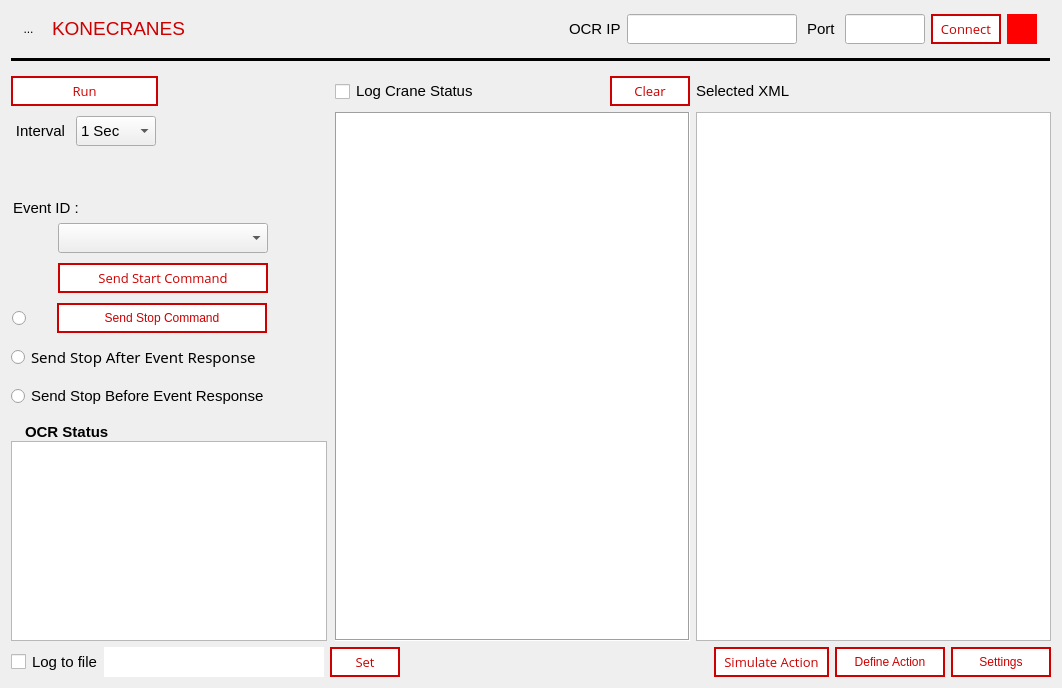
<?xml version="1.0" encoding="UTF-8"?>
<ui version="4.0">
 <class>CSSOpertion</class>
 <widget class="QWidget" name="CSSOpertion">
  <property name="geometry">
   <rect>
    <x>0</x>
    <y>0</y>
    <width>1062</width>
    <height>688</height>
   </rect>
  </property>
  <property name="windowTitle">
   <string>CSSOpertion</string>
  </property>
  <property name="styleSheet">
   <string notr="true"/>
  </property>
  <layout class="QVBoxLayout" name="verticalLayout_5">
   <item>
    <layout class="QHBoxLayout" name="horizontalLayout_16">
     <property name="spacing">
      <number>6</number>
     </property>
     <property name="topMargin">
      <number>3</number>
     </property>
     <property name="rightMargin">
      <number>1</number>
     </property>
     <item>
      <widget class="QToolButton" name="toolButton">
       <property name="minimumSize">
        <size>
         <width>35</width>
         <height>30</height>
        </size>
       </property>
       <property name="styleSheet">
        <string notr="true">QToolButton
{
border:none
}</string>
       </property>
       <property name="text">
        <string>...</string>
       </property>
       <property name="icon">
        <iconset resource="img.qrc">
         <normaloff>:/images/C_logo.png</normaloff>:/images/C_logo.png</iconset>
       </property>
       <property name="iconSize">
        <size>
         <width>30</width>
         <height>30</height>
        </size>
       </property>
      </widget>
     </item>
     <item>
      <widget class="QLabel" name="label">
       <property name="sizePolicy">
        <sizepolicy hsizetype="Fixed" vsizetype="Fixed">
         <horstretch>0</horstretch>
         <verstretch>0</verstretch>
        </sizepolicy>
       </property>
       <property name="font">
        <font>
         <pointsize>14</pointsize>
        </font>
       </property>
       <property name="styleSheet">
        <string notr="true">color: rgb(204, 0, 0);</string>
       </property>
       <property name="text">
        <string>KONECRANES</string>
       </property>
      </widget>
     </item>
     <item>
      <spacer name="horizontalSpacer_5">
       <property name="orientation">
        <enum>Qt::Horizontal</enum>
       </property>
       <property name="sizeHint" stdset="0">
        <size>
         <width>40</width>
         <height>20</height>
        </size>
       </property>
      </spacer>
     </item>
     <item>
      <widget class="QLabel" name="label_6">
       <property name="font">
        <font>
         <pointsize>11</pointsize>
        </font>
       </property>
       <property name="text">
        <string>OCR IP</string>
       </property>
      </widget>
     </item>
     <item>
      <widget class="QLineEdit" name="lnEt_IPAddress">
       <property name="minimumSize">
        <size>
         <width>170</width>
         <height>30</height>
        </size>
       </property>
       <property name="maximumSize">
        <size>
         <width>170</width>
         <height>16777215</height>
        </size>
       </property>
       <property name="font">
        <font>
         <pointsize>11</pointsize>
        </font>
       </property>
       <property name="text">
        <string/>
       </property>
      </widget>
     </item>
     <item>
      <widget class="QLabel" name="label_7">
       <property name="font">
        <font>
         <pointsize>11</pointsize>
        </font>
       </property>
       <property name="text">
        <string> Port </string>
       </property>
      </widget>
     </item>
     <item>
      <widget class="QLineEdit" name="lnEt_Port">
       <property name="minimumSize">
        <size>
         <width>80</width>
         <height>30</height>
        </size>
       </property>
       <property name="maximumSize">
        <size>
         <width>80</width>
         <height>30</height>
        </size>
       </property>
       <property name="font">
        <font>
         <pointsize>11</pointsize>
        </font>
       </property>
       <property name="text">
        <string/>
       </property>
      </widget>
     </item>
     <item>
      <widget class="QPushButton" name="pshBtn_Test">
       <property name="minimumSize">
        <size>
         <width>70</width>
         <height>30</height>
        </size>
       </property>
       <property name="font">
        <font>
         <family>Open Sans</family>
         <pointsize>10</pointsize>
         <weight>50</weight>
         <italic>false</italic>
         <bold>false</bold>
        </font>
       </property>
       <property name="toolTip">
        <string>&lt;html&gt;&lt;head/&gt;&lt;body&gt;&lt;p&gt;Connect IP&lt;/p&gt;&lt;/body&gt;&lt;/html&gt;</string>
       </property>
       <property name="styleSheet">
        <string notr="true">QPushButton
{
border: 2px solid red;
border-width : 2px;
border-color: rgb(204, 0, 0);
background-color: rgb(255, 255, 255);
color: rgb(204, 0, 0);
font: 10pt &quot;Open Sans&quot;;

}
 QPushButton:hover 
{
     background-color: rgb(204, 0, 0);
     color: rgb(255, 255, 255);
 }
QPushButton:pressed
{
	border:1px solid red;
}
QToolTip
{
	background-color: rgb(255, 255, 127);
	color:rgb(0,0,0);
}
</string>
       </property>
       <property name="text">
        <string>Connect</string>
       </property>
      </widget>
     </item>
     <item>
      <widget class="QLabel" name="lbl_Connection">
       <property name="minimumSize">
        <size>
         <width>30</width>
         <height>30</height>
        </size>
       </property>
       <property name="maximumSize">
        <size>
         <width>30</width>
         <height>30</height>
        </size>
       </property>
       <property name="styleSheet">
        <string notr="true">background-color: rgb(255, 0, 0);</string>
       </property>
       <property name="text">
        <string/>
       </property>
      </widget>
     </item>
     <item>
      <spacer name="horizontalSpacer">
       <property name="orientation">
        <enum>Qt::Horizontal</enum>
       </property>
       <property name="sizeType">
        <enum>QSizePolicy::Fixed</enum>
       </property>
       <property name="sizeHint" stdset="0">
        <size>
         <width>13</width>
         <height>20</height>
        </size>
       </property>
      </spacer>
     </item>
    </layout>
   </item>
   <item>
    <layout class="QHBoxLayout" name="horizontalLayout_5">
     <property name="spacing">
      <number>0</number>
     </property>
     <item>
      <widget class="Line" name="line">
       <property name="frameShadow">
        <enum>QFrame::Plain</enum>
       </property>
       <property name="lineWidth">
        <number>45</number>
       </property>
       <property name="orientation">
        <enum>Qt::Horizontal</enum>
       </property>
      </widget>
     </item>
     <item>
      <spacer name="horizontalSpacer_7">
       <property name="orientation">
        <enum>Qt::Horizontal</enum>
       </property>
       <property name="sizeType">
        <enum>QSizePolicy::Fixed</enum>
       </property>
       <property name="sizeHint" stdset="0">
        <size>
         <width>1</width>
         <height>20</height>
        </size>
       </property>
      </spacer>
     </item>
    </layout>
   </item>
   <item>
    <layout class="QHBoxLayout" name="horizontalLayout_14">
     <item>
      <layout class="QVBoxLayout" name="verticalLayout_2">
       <property name="spacing">
        <number>10</number>
       </property>
       <item>
        <layout class="QHBoxLayout" name="horizontalLayout_8">
         <property name="rightMargin">
          <number>27</number>
         </property>
         <item>
          <widget class="QPushButton" name="pshBtn_Run">
           <property name="sizePolicy">
            <sizepolicy hsizetype="Minimum" vsizetype="Fixed">
             <horstretch>103</horstretch>
             <verstretch>30</verstretch>
            </sizepolicy>
           </property>
           <property name="minimumSize">
            <size>
             <width>140</width>
             <height>30</height>
            </size>
           </property>
           <property name="maximumSize">
            <size>
             <width>160</width>
             <height>16777215</height>
            </size>
           </property>
           <property name="font">
            <font>
             <family>Open Sans</family>
             <pointsize>10</pointsize>
             <weight>50</weight>
             <italic>false</italic>
             <bold>false</bold>
            </font>
           </property>
           <property name="styleSheet">
            <string notr="true">QPushButton
{
border: 2px solid red;
border-width : 2px;
border-color: rgb(204, 0, 0);
background-color: rgb(255, 255, 255);
color: rgb(204, 0, 0);
font: 10pt &quot;Open Sans&quot;;

}
 QPushButton:hover 
{
     background-color: rgb(204, 0, 0);
     color: rgb(255, 255, 255);
 }
QPushButton:pressed
{
	border:1px solid red;
}
QToolTip
{
	background-color: rgb(255, 255, 127);
	color:rgb(0,0,0);
}
QPushButton:disabled {
background-color:rgb(211, 215, 207);
}
</string>
           </property>
           <property name="text">
            <string>Run</string>
           </property>
          </widget>
         </item>
         <item>
          <spacer name="horizontalSpacer_8">
           <property name="orientation">
            <enum>Qt::Horizontal</enum>
           </property>
           <property name="sizeType">
            <enum>QSizePolicy::Fixed</enum>
           </property>
           <property name="sizeHint" stdset="0">
            <size>
             <width>144</width>
             <height>20</height>
            </size>
           </property>
          </spacer>
         </item>
        </layout>
       </item>
       <item>
        <layout class="QHBoxLayout" name="horizontalLayout_12">
         <property name="spacing">
          <number>6</number>
         </property>
         <property name="rightMargin">
          <number>40</number>
         </property>
         <item>
          <widget class="QLabel" name="label_5">
           <property name="minimumSize">
            <size>
             <width>53</width>
             <height>30</height>
            </size>
           </property>
           <property name="maximumSize">
            <size>
             <width>53</width>
             <height>30</height>
            </size>
           </property>
           <property name="font">
            <font>
             <pointsize>11</pointsize>
            </font>
           </property>
           <property name="text">
            <string>Interval</string>
           </property>
           <property name="alignment">
            <set>Qt::AlignCenter</set>
           </property>
          </widget>
         </item>
         <item>
          <widget class="QComboBox" name="comboBox_interval">
           <property name="minimumSize">
            <size>
             <width>80</width>
             <height>30</height>
            </size>
           </property>
           <property name="maximumSize">
            <size>
             <width>80</width>
             <height>30</height>
            </size>
           </property>
           <property name="font">
            <font>
             <pointsize>11</pointsize>
            </font>
           </property>
           <item>
            <property name="text">
             <string>1 Sec</string>
            </property>
           </item>
           <item>
            <property name="text">
             <string>2 Sec</string>
            </property>
           </item>
           <item>
            <property name="text">
             <string>3 Sec</string>
            </property>
           </item>
           <item>
            <property name="text">
             <string>4 Sec</string>
            </property>
           </item>
           <item>
            <property name="text">
             <string>5 Sec</string>
            </property>
           </item>
           <item>
            <property name="text">
             <string>10 Sec</string>
            </property>
           </item>
          </widget>
         </item>
         <item>
          <spacer name="horizontalSpacer_12">
           <property name="orientation">
            <enum>Qt::Horizontal</enum>
           </property>
           <property name="sizeType">
            <enum>QSizePolicy::Fixed</enum>
           </property>
           <property name="sizeHint" stdset="0">
            <size>
             <width>129</width>
             <height>20</height>
            </size>
           </property>
          </spacer>
         </item>
        </layout>
       </item>
       <item>
        <spacer name="verticalSpacer_2">
         <property name="orientation">
          <enum>Qt::Vertical</enum>
         </property>
         <property name="sizeHint" stdset="0">
          <size>
           <width>20</width>
           <height>40</height>
          </size>
         </property>
        </spacer>
       </item>
       <item>
        <layout class="QVBoxLayout" name="verticalLayout">
         <property name="spacing">
          <number>0</number>
         </property>
         <property name="topMargin">
          <number>7</number>
         </property>
         <item>
          <layout class="QHBoxLayout" name="horizontalLayout_9">
           <property name="spacing">
            <number>0</number>
           </property>
           <property name="leftMargin">
            <number>0</number>
           </property>
           <property name="rightMargin">
            <number>37</number>
           </property>
           <item>
            <widget class="QLabel" name="label_2">
             <property name="minimumSize">
              <size>
               <width>100</width>
               <height>30</height>
              </size>
             </property>
             <property name="maximumSize">
              <size>
               <width>100</width>
               <height>30</height>
              </size>
             </property>
             <property name="font">
              <font>
               <pointsize>11</pointsize>
              </font>
             </property>
             <property name="text">
              <string>Event ID :</string>
             </property>
            </widget>
           </item>
           <item>
            <spacer name="horizontalSpacer_9">
             <property name="orientation">
              <enum>Qt::Horizontal</enum>
             </property>
             <property name="sizeType">
              <enum>QSizePolicy::Fixed</enum>
             </property>
             <property name="sizeHint" stdset="0">
              <size>
               <width>176</width>
               <height>20</height>
              </size>
             </property>
            </spacer>
           </item>
          </layout>
         </item>
         <item>
          <layout class="QHBoxLayout" name="horizontalLayout_6">
           <property name="leftMargin">
            <number>27</number>
           </property>
           <item>
            <widget class="QComboBox" name="cmbBx_EventID">
             <property name="minimumSize">
              <size>
               <width>210</width>
               <height>30</height>
              </size>
             </property>
             <property name="maximumSize">
              <size>
               <width>210</width>
               <height>30</height>
              </size>
             </property>
             <property name="font">
              <font>
               <pointsize>11</pointsize>
              </font>
             </property>
            </widget>
           </item>
           <item>
            <spacer name="horizontalSpacer_3">
             <property name="orientation">
              <enum>Qt::Horizontal</enum>
             </property>
             <property name="sizeType">
              <enum>QSizePolicy::Fixed</enum>
             </property>
             <property name="sizeHint" stdset="0">
              <size>
               <width>40</width>
               <height>20</height>
              </size>
             </property>
            </spacer>
           </item>
          </layout>
         </item>
        </layout>
       </item>
       <item>
        <layout class="QHBoxLayout" name="horizontalLayout_2">
         <property name="leftMargin">
          <number>27</number>
         </property>
         <item>
          <widget class="QPushButton" name="pshBtn_StartCmd">
           <property name="minimumSize">
            <size>
             <width>210</width>
             <height>30</height>
            </size>
           </property>
           <property name="maximumSize">
            <size>
             <width>210</width>
             <height>30</height>
            </size>
           </property>
           <property name="font">
            <font>
             <family>Open Sans</family>
             <pointsize>10</pointsize>
             <weight>50</weight>
             <italic>false</italic>
             <bold>false</bold>
            </font>
           </property>
           <property name="styleSheet">
            <string notr="true">QPushButton
{
border: 2px solid red;
border-width : 2px;
border-color: rgb(204, 0, 0);
background-color: rgb(255, 255, 255);
color: rgb(204, 0, 0);
font: 10pt &quot;Open Sans&quot;;

}
 QPushButton:hover 
{
     background-color: rgb(204, 0, 0);
     color: rgb(255, 255, 255);
 }
QPushButton:pressed
{
	border:1px solid red;
}
QToolTip
{
	background-color: rgb(255, 255, 127);
	color:rgb(0,0,0);
}
QPushButton:disabled {
background-color:rgb(211, 215, 207);
}
</string>
           </property>
           <property name="text">
            <string>Send Start Command</string>
           </property>
          </widget>
         </item>
         <item>
          <spacer name="horizontalSpacer_2">
           <property name="orientation">
            <enum>Qt::Horizontal</enum>
           </property>
           <property name="sizeType">
            <enum>QSizePolicy::Fixed</enum>
           </property>
           <property name="sizeHint" stdset="0">
            <size>
             <width>40</width>
             <height>20</height>
            </size>
           </property>
          </spacer>
         </item>
        </layout>
       </item>
       <item>
        <layout class="QHBoxLayout" name="horizontalLayout">
         <property name="spacing">
          <number>0</number>
         </property>
         <property name="leftMargin">
          <number>1</number>
         </property>
         <property name="rightMargin">
          <number>62</number>
         </property>
         <item>
          <widget class="QRadioButton" name="rdoBtn_sendStopCmd">
           <property name="minimumSize">
            <size>
             <width>23</width>
             <height>30</height>
            </size>
           </property>
           <property name="maximumSize">
            <size>
             <width>24</width>
             <height>30</height>
            </size>
           </property>
           <property name="text">
            <string/>
           </property>
          </widget>
         </item>
         <item>
          <spacer name="horizontalSpacer_10">
           <property name="orientation">
            <enum>Qt::Horizontal</enum>
           </property>
           <property name="sizeType">
            <enum>QSizePolicy::Fixed</enum>
           </property>
           <property name="sizeHint" stdset="0">
            <size>
             <width>22</width>
             <height>20</height>
            </size>
           </property>
          </spacer>
         </item>
         <item>
          <widget class="QPushButton" name="pshBtn_StopCmd">
           <property name="minimumSize">
            <size>
             <width>210</width>
             <height>30</height>
            </size>
           </property>
           <property name="maximumSize">
            <size>
             <width>210</width>
             <height>30</height>
            </size>
           </property>
           <property name="styleSheet">
            <string notr="true">QPushButton
{
border: 2px solid red;
border-width : 2px;
border-color: rgb(204, 0, 0);
background-color: rgb(255, 255, 255);
color: rgb(204, 0, 0);
font: 10pt &quot;Open Sans&quot;;

}
 QPushButton:hover 
{
     background-color: rgb(204, 0, 0);
     color: rgb(255, 255, 255);
 }
QPushButton:pressed
{
	border:1px solid red;
}
QToolTip
{
	background-color: rgb(255, 255, 127);
	color:rgb(0,0,0);
}
QPushButton:disabled {
background-color:rgb(211, 215, 207);
}
</string>
           </property>
           <property name="text">
            <string>Send Stop Command</string>
           </property>
          </widget>
         </item>
        </layout>
       </item>
       <item>
        <widget class="QRadioButton" name="rdoBtn_StopAfterEvent">
         <property name="maximumSize">
          <size>
           <width>258</width>
           <height>30</height>
          </size>
         </property>
         <property name="sizeIncrement">
          <size>
           <width>258</width>
           <height>30</height>
          </size>
         </property>
         <property name="font">
          <font>
           <family>Titillium Web</family>
           <pointsize>11</pointsize>
          </font>
         </property>
         <property name="text">
          <string>Send Stop After Event Response</string>
         </property>
        </widget>
       </item>
       <item>
        <widget class="QRadioButton" name="rdoBtn_StopBeforeEvent">
         <property name="minimumSize">
          <size>
           <width>258</width>
           <height>30</height>
          </size>
         </property>
         <property name="maximumSize">
          <size>
           <width>258</width>
           <height>30</height>
          </size>
         </property>
         <property name="font">
          <font>
           <pointsize>11</pointsize>
          </font>
         </property>
         <property name="text">
          <string>Send Stop Before Event Response</string>
         </property>
        </widget>
       </item>
       <item>
        <layout class="QVBoxLayout" name="verticalLayout_3">
         <property name="spacing">
          <number>0</number>
         </property>
         <item>
          <layout class="QHBoxLayout" name="horizontalLayout_3">
           <item>
            <widget class="QLabel" name="label_3">
             <property name="minimumSize">
              <size>
               <width>90</width>
               <height>0</height>
              </size>
             </property>
             <property name="maximumSize">
              <size>
               <width>90</width>
               <height>16777215</height>
              </size>
             </property>
             <property name="font">
              <font>
               <pointsize>11</pointsize>
               <weight>75</weight>
               <bold>true</bold>
              </font>
             </property>
             <property name="text">
              <string>OCR Status</string>
             </property>
             <property name="alignment">
              <set>Qt::AlignBottom|Qt::AlignLeading|Qt::AlignLeft</set>
             </property>
            </widget>
           </item>
           <item>
            <spacer name="horizontalSpacer_14">
             <property name="orientation">
              <enum>Qt::Horizontal</enum>
             </property>
             <property name="sizeType">
              <enum>QSizePolicy::Fixed</enum>
             </property>
             <property name="sizeHint" stdset="0">
              <size>
               <width>50</width>
               <height>20</height>
              </size>
             </property>
            </spacer>
           </item>
           <item>
            <spacer name="horizontalSpacer_4">
             <property name="orientation">
              <enum>Qt::Horizontal</enum>
             </property>
             <property name="sizeType">
              <enum>QSizePolicy::Fixed</enum>
             </property>
             <property name="sizeHint" stdset="0">
              <size>
               <width>150</width>
               <height>20</height>
              </size>
             </property>
            </spacer>
           </item>
          </layout>
         </item>
         <item>
          <widget class="QTextEdit" name="txtEdt_OCRStatus">
           <property name="minimumSize">
            <size>
             <width>316</width>
             <height>200</height>
            </size>
           </property>
           <property name="maximumSize">
            <size>
             <width>316</width>
             <height>200</height>
            </size>
           </property>
           <property name="font">
            <font>
             <pointsize>11</pointsize>
             <weight>50</weight>
             <bold>false</bold>
            </font>
           </property>
           <property name="readOnly">
            <bool>true</bool>
           </property>
          </widget>
         </item>
        </layout>
       </item>
      </layout>
     </item>
     <item>
      <layout class="QHBoxLayout" name="horizontalLayout_13">
       <item>
        <layout class="QVBoxLayout" name="verticalLayout_6">
         <item>
          <layout class="QHBoxLayout" name="horizontalLayout_11">
           <item>
            <widget class="QCheckBox" name="chckBx_LogStatus">
             <property name="minimumSize">
              <size>
               <width>140</width>
               <height>30</height>
              </size>
             </property>
             <property name="maximumSize">
              <size>
               <width>140</width>
               <height>30</height>
              </size>
             </property>
             <property name="font">
              <font>
               <pointsize>11</pointsize>
              </font>
             </property>
             <property name="styleSheet">
              <string notr="true">QCheckBox:indicator
{
	width  : 15px;
	height :15 px;
}
QCheckBox::indicator:unchecked
{
	image:url(:/images/unchecked-20x20.png);
}
QCheckBox::indicator:checked
{
	image:url(:/images/checked-20x20.png);
}</string>
             </property>
             <property name="text">
              <string>Log Crane Status</string>
             </property>
            </widget>
           </item>
           <item>
            <spacer name="horizontalSpacer_13">
             <property name="orientation">
              <enum>Qt::Horizontal</enum>
             </property>
             <property name="sizeHint" stdset="0">
              <size>
               <width>40</width>
               <height>20</height>
              </size>
             </property>
            </spacer>
           </item>
           <item>
            <widget class="QPushButton" name="pshBtn_ClearLog">
             <property name="minimumSize">
              <size>
               <width>80</width>
               <height>30</height>
              </size>
             </property>
             <property name="maximumSize">
              <size>
               <width>80</width>
               <height>30</height>
              </size>
             </property>
             <property name="font">
              <font>
               <family>Open Sans</family>
               <pointsize>10</pointsize>
               <weight>50</weight>
               <italic>false</italic>
               <bold>false</bold>
              </font>
             </property>
             <property name="styleSheet">
              <string notr="true">QPushButton
{
border: 2px solid red;
border-width : 2px;
border-color: rgb(204, 0, 0);
background-color: rgb(255, 255, 255);
color: rgb(204, 0, 0);
font: 10pt &quot;Open Sans&quot;;

}
 QPushButton:hover 
{
     background-color: rgb(204, 0, 0);
     color: rgb(255, 255, 255);
 }
QPushButton:pressed
{
	border:1px solid red;
}
QToolTip
{
	background-color: rgb(255, 255, 127);
	color:rgb(0,0,0);
}
QPushButton:disabled {
background-color:rgb(211, 215, 207);
}
</string>
             </property>
             <property name="text">
              <string>Clear</string>
             </property>
            </widget>
           </item>
          </layout>
         </item>
         <item>
          <widget class="QTreeWidget" name="treeWidget_log">
           <property name="minimumSize">
            <size>
             <width>354</width>
             <height>0</height>
            </size>
           </property>
           <property name="font">
            <font>
             <family>MS Shell Dlg 2</family>
             <pointsize>11</pointsize>
            </font>
           </property>
           <property name="mouseTracking">
            <bool>false</bool>
           </property>
           <property name="focusPolicy">
            <enum>Qt::NoFocus</enum>
           </property>
           <property name="styleSheet">
            <string notr="true">/*QTreeWidget{	
	color: black;
	background-color: rgb(212, 212, 212);
	selection-background-color: rgb(212, 212, 212);
	selection-color: rgb(153, 153, 153);
	/*selection-background-color: transparent;
}
QTreeWidget::item:hover,QTreeWidget::item:hover:selected{
	border:0px;
	border-radius:0px;
	background-color: rgba(255,255, 255,100);
}
QTreeWidget::item:selected{
	border:none;
	border:0px;
	color: black;
	border-color: rgba(212, 212, 212);
	background-color: rgb(212, 212, 212);
}

QTreeWidget::indicator:unchecked
{
	image:url(:/images/unchecked-15x15.png);
}
QTreeWidget::indicator:checked
{
	image:url(:/images/checked-15x15.png);
}
QCheckBox:indicator
{
	width  : 15px;
	height :15 px;
}
QCheckBox::indicator:unchecked
{
	image:url(:/images/unchecked-15x15.png);
}
QCheckBox::indicator:checked
{
	image:url(:/images/checked-15x15.png);
}*/</string>
           </property>
           <property name="frameShape">
            <enum>QFrame::Box</enum>
           </property>
           <property name="verticalScrollBarPolicy">
            <enum>Qt::ScrollBarAsNeeded</enum>
           </property>
           <property name="horizontalScrollBarPolicy">
            <enum>Qt::ScrollBarAlwaysOff</enum>
           </property>
           <property name="editTriggers">
            <set>QAbstractItemView::DoubleClicked|QAbstractItemView::EditKeyPressed</set>
           </property>
           <property name="selectionMode">
            <enum>QAbstractItemView::SingleSelection</enum>
           </property>
           <property name="selectionBehavior">
            <enum>QAbstractItemView::SelectRows</enum>
           </property>
           <property name="iconSize">
            <size>
             <width>15</width>
             <height>15</height>
            </size>
           </property>
           <property name="indentation">
            <number>10</number>
           </property>
           <property name="rootIsDecorated">
            <bool>true</bool>
           </property>
           <property name="uniformRowHeights">
            <bool>true</bool>
           </property>
           <property name="animated">
            <bool>true</bool>
           </property>
           <property name="columnCount">
            <number>0</number>
           </property>
           <attribute name="headerVisible">
            <bool>false</bool>
           </attribute>
           <attribute name="headerStretchLastSection">
            <bool>true</bool>
           </attribute>
          </widget>
         </item>
        </layout>
       </item>
       <item>
        <layout class="QVBoxLayout" name="verticalLayout_4">
         <item>
          <layout class="QHBoxLayout" name="horizontalLayout_10">
           <item>
            <widget class="QLabel" name="label_4">
             <property name="minimumSize">
              <size>
               <width>0</width>
               <height>30</height>
              </size>
             </property>
             <property name="maximumSize">
              <size>
               <width>16777215</width>
               <height>30</height>
              </size>
             </property>
             <property name="font">
              <font>
               <pointsize>11</pointsize>
              </font>
             </property>
             <property name="text">
              <string>Selected XML</string>
             </property>
            </widget>
           </item>
           <item>
            <spacer name="horizontalSpacer_11">
             <property name="orientation">
              <enum>Qt::Horizontal</enum>
             </property>
             <property name="sizeHint" stdset="0">
              <size>
               <width>40</width>
               <height>20</height>
              </size>
             </property>
            </spacer>
           </item>
          </layout>
         </item>
         <item>
          <widget class="QTextEdit" name="txtEdt">
           <property name="minimumSize">
            <size>
             <width>350</width>
             <height>0</height>
            </size>
           </property>
           <property name="font">
            <font>
             <pointsize>11</pointsize>
             <weight>75</weight>
             <bold>true</bold>
            </font>
           </property>
           <property name="readOnly">
            <bool>true</bool>
           </property>
          </widget>
         </item>
        </layout>
       </item>
      </layout>
     </item>
    </layout>
   </item>
   <item>
    <layout class="QHBoxLayout" name="horizontalLayout_4">
     <item>
      <widget class="QCheckBox" name="chckBx_LogFile">
       <property name="font">
        <font>
         <pointsize>11</pointsize>
        </font>
       </property>
       <property name="styleSheet">
        <string notr="true">QCheckBox:indicator
{
	width  : 15px;
	height :15 px;
}
QCheckBox::indicator:unchecked
{
	image:url(:/images/unchecked-20x20.png);
}
QCheckBox::indicator:checked
{
	image:url(:/images/checked-20x20.png);
}</string>
       </property>
       <property name="text">
        <string>Log to file</string>
       </property>
      </widget>
     </item>
     <item>
      <widget class="QLabel" name="label_FilePath">
       <property name="sizePolicy">
        <sizepolicy hsizetype="Fixed" vsizetype="Fixed">
         <horstretch>0</horstretch>
         <verstretch>0</verstretch>
        </sizepolicy>
       </property>
       <property name="minimumSize">
        <size>
         <width>220</width>
         <height>30</height>
        </size>
       </property>
       <property name="font">
        <font>
         <pointsize>11</pointsize>
        </font>
       </property>
       <property name="styleSheet">
        <string notr="true">background-color: rgb(255, 255, 255);
</string>
       </property>
       <property name="text">
        <string/>
       </property>
       <property name="alignment">
        <set>Qt::AlignCenter</set>
       </property>
      </widget>
     </item>
     <item>
      <widget class="QPushButton" name="pshBtn_Set">
       <property name="minimumSize">
        <size>
         <width>70</width>
         <height>30</height>
        </size>
       </property>
       <property name="font">
        <font>
         <family>Open Sans</family>
         <pointsize>10</pointsize>
         <weight>50</weight>
         <italic>false</italic>
         <bold>false</bold>
        </font>
       </property>
       <property name="toolTip">
        <string>&lt;html&gt;&lt;head/&gt;&lt;body&gt;&lt;p&gt;Connect IP&lt;/p&gt;&lt;/body&gt;&lt;/html&gt;</string>
       </property>
       <property name="styleSheet">
        <string notr="true">QPushButton
{
border: 2px solid red;
border-width : 2px;
border-color: rgb(204, 0, 0);
background-color: rgb(255, 255, 255);
color: rgb(204, 0, 0);
font: 10pt &quot;Open Sans&quot;;

}
 QPushButton:hover 
{
     background-color: rgb(204, 0, 0);
     color: rgb(255, 255, 255);
 }
QPushButton:pressed
{
	border:1px solid red;
}
QToolTip
{
	background-color: rgb(255, 255, 127);
	color:rgb(0,0,0);
}
QPushButton:disabled {
background-color:rgb(211, 215, 207);
}
</string>
       </property>
       <property name="text">
        <string>Set</string>
       </property>
      </widget>
     </item>
     <item>
      <layout class="QHBoxLayout" name="horizontalLayout_7">
       <item>
        <spacer name="horizontalSpacer_6">
         <property name="orientation">
          <enum>Qt::Horizontal</enum>
         </property>
         <property name="sizeHint" stdset="0">
          <size>
           <width>40</width>
           <height>20</height>
          </size>
         </property>
        </spacer>
       </item>
       <item>
        <widget class="QPushButton" name="pshBtn_SimulateAction">
         <property name="minimumSize">
          <size>
           <width>115</width>
           <height>30</height>
          </size>
         </property>
         <property name="maximumSize">
          <size>
           <width>115</width>
           <height>30</height>
          </size>
         </property>
         <property name="font">
          <font>
           <family>Open Sans</family>
           <pointsize>10</pointsize>
           <weight>50</weight>
           <italic>false</italic>
           <bold>false</bold>
          </font>
         </property>
         <property name="styleSheet">
          <string notr="true">QPushButton
{
border: 2px solid red;
border-width : 2px;
border-color: rgb(204, 0, 0);
background-color: rgb(255, 255, 255);
color: rgb(204, 0, 0);
font: 10pt &quot;Open Sans&quot;;

}
 QPushButton:hover 
{
     background-color: rgb(204, 0, 0);
     color: rgb(255, 255, 255);
 }
QPushButton:pressed
{
	border:1px solid red;
}
QToolTip
{
	background-color: rgb(255, 255, 127);
	color:rgb(0,0,0);
}
QPushButton:disabled {
background-color:rgb(211, 215, 207);
}
</string>
         </property>
         <property name="text">
          <string>Simulate Action</string>
         </property>
        </widget>
       </item>
       <item>
        <widget class="QPushButton" name="pshBtn_DefineAction">
         <property name="minimumSize">
          <size>
           <width>110</width>
           <height>30</height>
          </size>
         </property>
         <property name="maximumSize">
          <size>
           <width>110</width>
           <height>30</height>
          </size>
         </property>
         <property name="styleSheet">
          <string notr="true">QPushButton
{
border: 2px solid red;
border-width : 2px;
border-color: rgb(204, 0, 0);
background-color: rgb(255, 255, 255);
color: rgb(204, 0, 0);
font: 10pt &quot;Open Sans&quot;;

}
 QPushButton:hover 
{
     background-color: rgb(204, 0, 0);
     color: rgb(255, 255, 255);
 }
QPushButton:pressed
{
	border:1px solid red;
}
QToolTip
{
	background-color: rgb(255, 255, 127);
	color:rgb(0,0,0);
}
QPushButton:disabled {
background-color:rgb(211, 215, 207);
}
</string>
         </property>
         <property name="text">
          <string>Define Action</string>
         </property>
        </widget>
       </item>
       <item>
        <widget class="QPushButton" name="psbtn_settings">
         <property name="minimumSize">
          <size>
           <width>100</width>
           <height>30</height>
          </size>
         </property>
         <property name="maximumSize">
          <size>
           <width>100</width>
           <height>30</height>
          </size>
         </property>
         <property name="styleSheet">
          <string notr="true">QPushButton
{
border: 2px solid red;
border-width : 2px;
border-color: rgb(204, 0, 0);
background-color: rgb(255, 255, 255);
color: rgb(204, 0, 0);
font: 10pt &quot;Open Sans&quot;;

}
 QPushButton:hover 
{
     background-color: rgb(204, 0, 0);
     color: rgb(255, 255, 255);
 }
QPushButton:pressed
{
	border:1px solid red;
}
QToolTip
{
	background-color: rgb(255, 255, 127);
	color:rgb(0,0,0);
}
QPushButton:disabled {
background-color:rgb(211, 215, 207);
}
</string>
         </property>
         <property name="text">
          <string>Settings</string>
         </property>
        </widget>
       </item>
      </layout>
     </item>
    </layout>
   </item>
  </layout>
 </widget>
 <resources>
  <include location="img.qrc"/>
 </resources>
 <connections/>
</ui>
